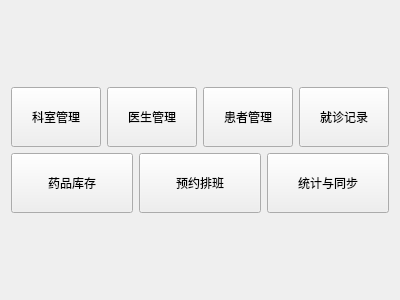
<?xml version="1.0" encoding="UTF-8"?>
<ui version="4.0">
 <class>WelcomeView</class>
 <widget class="QWidget" name="WelcomeView">
  <property name="geometry">
   <rect>
    <x>0</x>
    <y>0</y>
    <width>400</width>
    <height>300</height>
   </rect>
  </property>
  <property name="windowTitle">
   <string>欢迎</string>
  </property>
  <layout class="QVBoxLayout" name="verticalLayout">
   <item>
    <spacer name="verticalSpacer">
     <property name="orientation">
      <enum>Qt::Orientation::Vertical</enum>
     </property>
     <property name="sizeHint" stdset="0">
      <size>
       <width>20</width>
       <height>40</height>
      </size>
     </property>
    </spacer>
   </item>
   <item>
    <layout class="QHBoxLayout" name="horizontalLayout">
     <item>
      <widget class="QPushButton" name="btDepartment">
       <property name="minimumSize">
        <size>
         <width>40</width>
         <height>60</height>
        </size>
       </property>
       <property name="text">
        <string>科室管理</string>
       </property>
       <property name="flat">
        <bool>false</bool>
       </property>
      </widget>
     </item>
     <item>
      <widget class="QPushButton" name="btDoctor">
       <property name="minimumSize">
        <size>
         <width>40</width>
         <height>60</height>
        </size>
       </property>
       <property name="text">
        <string>医生管理</string>
       </property>
      </widget>
     </item>
     <item>
      <widget class="QPushButton" name="btPatient">
       <property name="minimumSize">
        <size>
         <width>40</width>
         <height>60</height>
        </size>
       </property>
       <property name="maximumSize">
        <size>
         <width>16777215</width>
         <height>16777214</height>
        </size>
       </property>
       <property name="text">
        <string>患者管理</string>
       </property>
      </widget>
     </item>
     <item>
      <widget class="QPushButton" name="btRecord">
       <property name="minimumSize">
        <size>
         <width>40</width>
         <height>60</height>
        </size>
       </property>
       <property name="text">
        <string>就诊记录</string>
       </property>
      </widget>
     </item>
    </layout>
   </item>
   <item>
    <layout class="QHBoxLayout" name="horizontalLayout_2">
     <item>
      <widget class="QPushButton" name="btDrug">
       <property name="minimumSize">
        <size>
         <width>40</width>
         <height>60</height>
        </size>
       </property>
       <property name="text">
        <string>药品库存</string>
       </property>
      </widget>
     </item>
     <item>
      <widget class="QPushButton" name="btAppointment">
       <property name="minimumSize">
        <size>
         <width>40</width>
         <height>60</height>
        </size>
       </property>
       <property name="text">
        <string>预约排班</string>
       </property>
      </widget>
     </item>
     <item>
      <widget class="QPushButton" name="btStatistics">
       <property name="minimumSize">
        <size>
         <width>40</width>
         <height>60</height>
        </size>
       </property>
       <property name="text">
        <string>统计与同步</string>
       </property>
      </widget>
     </item>
    </layout>
   </item>
   <item>
    <spacer name="verticalSpacer_2">
     <property name="orientation">
      <enum>Qt::Orientation::Vertical</enum>
     </property>
     <property name="sizeHint" stdset="0">
      <size>
       <width>20</width>
       <height>40</height>
      </size>
     </property>
    </spacer>
   </item>
  </layout>
 </widget>
 <resources/>
 <connections/>
</ui>
